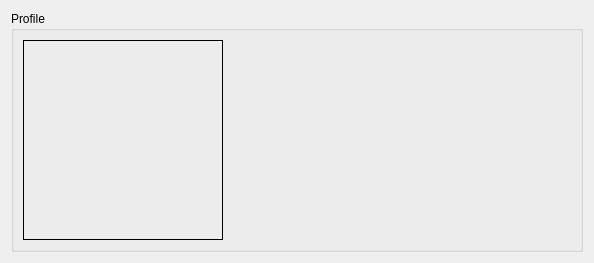
<?xml version="1.0" encoding="UTF-8"?>
<ui version="4.0">
 <class>ProfileView</class>
 <widget class="QWidget" name="ProfileView">
  <property name="geometry">
   <rect>
    <x>0</x>
    <y>0</y>
    <width>594</width>
    <height>253</height>
   </rect>
  </property>
  <property name="windowTitle">
   <string>Profile View</string>
  </property>
  <layout class="QHBoxLayout" name="horizontalLayout">
   <item>
    <widget class="QGroupBox" name="grpProfile">
     <property name="title">
      <string>Profile</string>
     </property>
     <layout class="QHBoxLayout" name="horizontalLayout_2">
      <item>
       <layout class="QHBoxLayout" name="horizontalLayout_3">
        <property name="sizeConstraint">
         <enum>QLayout::SetDefaultConstraint</enum>
        </property>
        <item>
         <widget class="QLabel" name="lblAvatar200">
          <property name="minimumSize">
           <size>
            <width>200</width>
            <height>200</height>
           </size>
          </property>
          <property name="maximumSize">
           <size>
            <width>200</width>
            <height>200</height>
           </size>
          </property>
          <property name="baseSize">
           <size>
            <width>200</width>
            <height>200</height>
           </size>
          </property>
          <property name="styleSheet">
           <string notr="true">border:1px solid #000</string>
          </property>
          <property name="text">
           <string/>
          </property>
          <property name="alignment">
           <set>Qt::AlignHCenter|Qt::AlignTop</set>
          </property>
         </widget>
        </item>
       </layout>
      </item>
      <item>
       <layout class="QVBoxLayout" name="verticalLayout">
        <item>
         <widget class="QLabel" name="lblSlug">
          <property name="font">
           <font>
            <pointsize>14</pointsize>
            <weight>75</weight>
            <bold>true</bold>
           </font>
          </property>
          <property name="text">
           <string/>
          </property>
          <property name="alignment">
           <set>Qt::AlignHCenter|Qt::AlignTop</set>
          </property>
         </widget>
        </item>
        <item>
         <widget class="QLabel" name="lblBio">
          <property name="text">
           <string/>
          </property>
          <property name="wordWrap">
           <bool>true</bool>
          </property>
         </widget>
        </item>
        <item>
         <widget class="QLabel" name="lblLocation">
          <property name="text">
           <string/>
          </property>
         </widget>
        </item>
        <item>
         <widget class="QWidget" name="widget" native="true">
          <layout class="QHBoxLayout" name="horizontalLayout_5">
           <item>
            <layout class="QHBoxLayout" name="horizontalLayout_4"/>
           </item>
          </layout>
         </widget>
        </item>
       </layout>
      </item>
     </layout>
    </widget>
   </item>
  </layout>
 </widget>
 <resources/>
 <connections/>
</ui>
